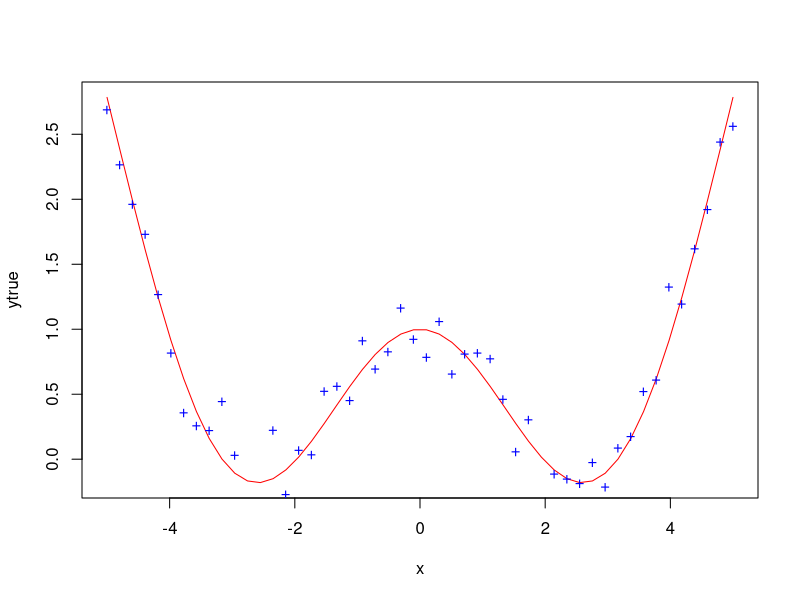

The R source for this figure:
# library(keras)
# #
# # régression simple
# #
# # génération des données à partir modèle y=cos(x)+0.1*x^2
x=seq(-5,5,len=50)
ytrue=cos(x)+0.1*x*x
yobs=ytrue+rnorm(length(x),sd=0.2)
plot(x,ytrue,ty='l',col="red")
points(x,yobs, col="blue", pch="+")
# # 
# model = keras_model_sequential()
# layer_dense(model, units=20, activation="relu", input_shape=1)
# layer_dense(model, units=1, activation="linear", input_shape=4)
# compile(model,loss = "mean_squared_error", optimizer = optimizer_rmsprop())
# fit(model, x, yobs, epochs = 1500, batch_size = 10)
# evaluate(model, x, yobs)
# ypred=predict(model,x)
# points(x,ypred, col="red")

# #
# # test classification simple: les iris
# #
# X=as.matrix(iris[,1:4])
# y=as.integer(iris[,5])-1
# Y=to_categorical(y)

# model = keras_model_sequential()
# layer_dense(model, units=5, activation="sigmoid", input_shape=4)
# layer_dense(model, units=3, activation="softmax")
# compile(model, loss = "categorical_crossentropy", optimizer = optimizer_rmsprop())
# fit(model, X, Y, epochs = 1000, batch_size = 30)
# evaluate(model, X, Y)
# classes=predict_classes(model, X)
# table(classes, y)

# #
# # test plus complet sur les iris
# #
# train=sample(1:150,100)
# x_train = as.matrix(iris[train, 1:4])
# y_train = iris[train, 5]
# x_test = as.matrix(iris[-train, 1:4])
# y_test = iris[-train,5]
# y_train = to_categorical(as.integer(y_train)-1)
# y_test = to_categorical(as.integer(y_test)-1)


# model = keras_model_sequential() 
# layer_dense(model, units = 5, activation = 'relu', input_shape = 4) 
# layer_dense(model,units = 3, activation = 'softmax')
# model
# compile(model,loss = 'categorical_crossentropy',optimizer = optimizer_rmsprop(),
#   metrics = 'accuracy')
# fit(model, x_train, y_train, epochs = 500, batch_size = 50, validation_split = 0.2)
# evaluate(model, x_test, y_test)
# classes=predict_classes(model, x_train)
# table(classes, iris[train,5])
# classes=predict_classes(model, x_test)
# table(classes, iris[-train,5])

# #
# # données MNIST 60000 images 28x28 et labels
# #
# mnist <- dataset_mnist()
# k=5
# img <- t(apply(mnist$train$x[5,,], 2, rev))
# image(img,col=gray(0:255/255))
# mnist$train$y[k]

# #
# mnist <- dataset_mnist()
# x_train <- mnist$train$x
# y_train <- mnist$train$y
# x_test <- mnist$test$x
# y_test <- mnist$test$y
# # reshape
# x_train <- array_reshape(x_train, c(nrow(x_train), 784))
# x_test <- array_reshape(x_test, c(nrow(x_test), 784))
# # rescale
# x_train <- x_train / 255
# x_test <- x_test / 255
# # output generation
# y_train <- to_categorical(y_train, 10)
# y_test <- to_categorical(y_test, 10)


# model=keras_model_sequential() 
# #input_shape obligatoire comme premiere couche, dim. output=256
# model = layer_dense(model,units = 256, activation = "relu", input_shape = 784)
# #input_shape 
# model = layer_dropout(model,rate = 0.4)
# model = layer_dense(model,units = 128, activation = "relu") 
# model = layer_dropout(model,rate = 0.3) 
# model = layer_dense(model,units = 10, activation = "softmax")

# model=compile(model, loss = "categorical_crossentropy", optimizer = optimizer_rmsprop(), metrics = c("accuracy"))

# history=fit(model, x_train, y_train, epochs = 30, batch_size = 128, validation_split = 0.2)

# plot(history$metrics$acc)
# points(history$metrics$val_acc,col="blue")

# y_pred=predict_classes(model, x_test)

# evaluate(model, x_test, y_test)
# Table=table(y_pred, mnist$test$y)
# sum(diag(Table))/10000

# #
# # données textuelles
# #
# imdb <- dataset_imdb(num_words = 500, maxlen = 100)
# train_data=pad_sequences(imdb$train$x[1:4000], maxlen=100, value=0, padding="post")
# test_data=pad_sequences(imdb$train$x[4001:5736], maxlen=100, value=0, padding="post")
# train_labels=imdb$train$y[1:4000]
# test_labels=imdb$train$y[4001:5736]
# model <- keras_model_sequential()
# model = layer_embedding(model, input_dim = 500, output_dim = 32, input_length=100)
# model = layer_dropout() 
# model = layer_lstm() # avec ou sans
# model = layer_dense() # couche cachée
# model = layer_dense() # sortie
# model = compile(model, optimizer = "rmsprop", loss = "binary_crossentropy", metrics = "accuracy")
# result = fit(model, train_data, train_labels, epochs = 10, batch_size = 32, validation_split=0.1) # ou autre
